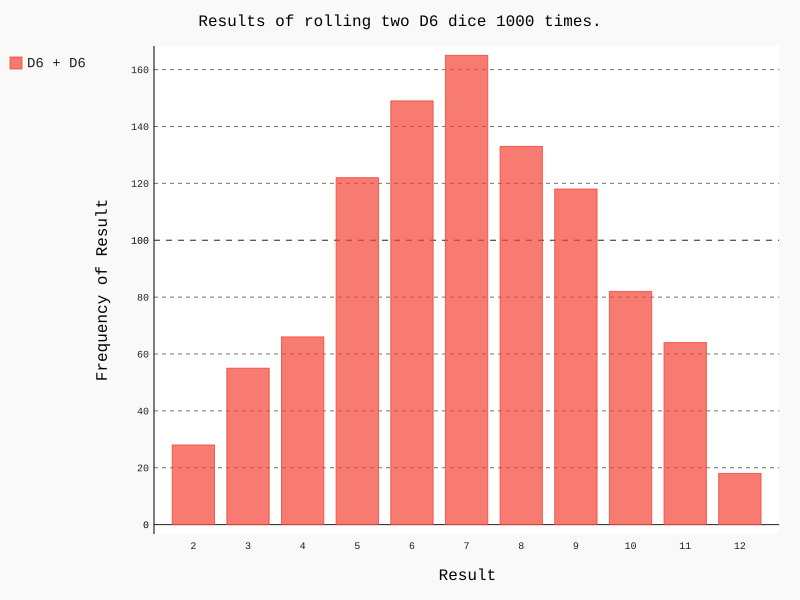

Recreate this plot in Python.
import pygal
from die import Die 

# Create two D6 Die. 
die_1 = Die()
die_2 = Die()

# Make some rolls, and store results in a list.
results = []
for roll_num in range(1000):
    result = die_1.roll() + die_2.roll()
    results.append(result)

# Analyze the results.
frequencies = []
max_result = die_1.num_sides + die_2.num_sides
for value in range(2, max_result +1):
    frequency = results.count(value)
    frequencies.append(frequency)

# Visualize the results.
hist = pygal.Bar()

hist.title = "Results of rolling two D6 dice 1000 times."
hist.x_labels = ['2', '3', '4', '5', '6', '7', '8', '9', '10', '11', '12']
hist.x_title = "Result"
hist.y_title = "Frequency of Result"

hist.add('D6 + D6', frequencies)
hist.render_to_file('dice_visual.svg')

print(frequencies)
